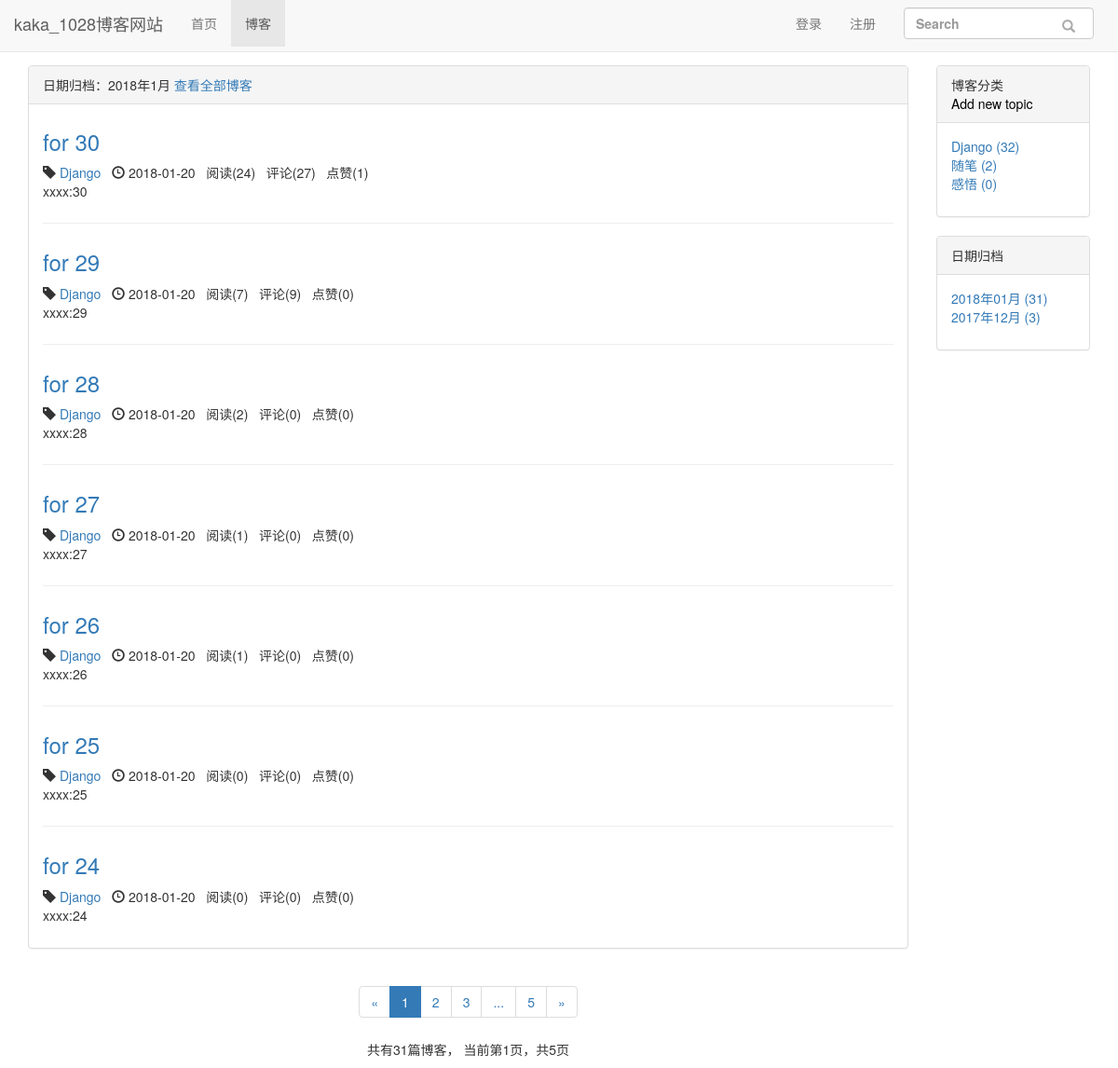
Screenshot of /blog/date/2018/1 with the database file from the repository.
### blog/models.py (models this page shows, shortened)
class Blog(models.Model, ReadNumExpandMethod):
    title = models.CharField(max_length=50)
    blog_type = models.ForeignKey(BlogType, on_delete=models.CASCADE)
    content = RichTextUploadingField()
    author = models.ForeignKey(User, on_delete=models.CASCADE)
    read_details = GenericRelation(ReadDetail)
    created_time = models.DateTimeField(auto_now_add=True)
    last_updated_time = models.DateTimeField(auto_now=True)
    class Meta:
        ordering = ['-created_time']

class BlogType(models.Model):
    type_name = models.CharField(max_length=15)
    def __str__(self):
        return self.type_name

### read_statistics/models.py (models this page shows)
class ReadNum(models.Model):
    read_num = models.IntegerField(default=0)
    content_type = models.ForeignKey(ContentType, on_delete=models.CASCADE)
    object_id = models.PositiveIntegerField()
    content_object = GenericForeignKey('content_type', 'object_id')

### likes/models.py (models this page shows)
class LikeCount(models.Model):
    content_type = models.ForeignKey(ContentType, on_delete=models.CASCADE)
    object_id = models.PositiveIntegerField()
    content_object = GenericForeignKey('content_type', 'object_id')
    liked_num = models.IntegerField(default=0)

### blog/views.py (the view)
# urls.py: path('date/<int:year>/<int:month>', views.blogs_with_date, name="blogs_with_date"),
def blogs_with_date(request, year, month):
    blogs_all_list = Blog.objects.filter(created_time__year=year, created_time__month=month)
    context = get_blog_list_common_data(request, blogs_all_list)
    context['blogs_with_date'] = '%s年%s月' % (year, month)
    return render(request, 'blog/blogs_with_date.html', context)

### comment/templatetags/comment_tags.py (called while the page is built)
@register.simple_tag
def get_comment_count(obj):
    content_type = ContentType.objects.get_for_model(obj)
    return Comment.objects.filter(content_type=content_type, object_id=obj.pk).count()

### likes/templatetags/likes_tags.py (called while the page is built)
@register.simple_tag
def get_like_count(obj):
    content_type = ContentType.objects.get_for_model(obj)
    like_count, created = LikeCount.objects.get_or_create(content_type=content_type, object_id=obj.pk)
    return like_count.liked_num

### read_statistics/models.py (called while the page is built)
    def get_read_num(self):
        try:
            ct = ContentType.objects.get_for_model(self)
            readnum = ReadNum.objects.get(content_type=ct, object_id=self.pk)
            return readnum.read_num
        except exceptions.ObjectDoesNotExist:
            return 0

### blog/templates/blog/blogs_with_date.html (shortened to what this page needs)
{% extends 'blog/blog_list.html' %}
{% block blog_list_title %}
    日期归档：{{ blogs_with_date }}
    <a href="{% url 'blog_list' %}">查看全部博客</a>
{% endblock %}

### blog/templates/blog/blog_list.html (shortened to what this page needs)
{% extends 'base.html' %}
{% block nav_blog_active %}active{% endblock %}
{% load staticfiles %}
{% load comment_tags %}
{% load likes_tags %}
{% block header_extends %}
    <link rel="stylesheet" href="{% static 'blog/blog.css' %}">
{% endblock %}
{% block content %}
    <div class="container">
        <div class="row">
            <div class="col-xs-12 col-sm-8 col-md-9 col-lg-10">
                <div class="panel panel-default">
                    <div class="panel-heading">{% block blog_list_title %}博客列表{% endblock %}
                    </div>
                    <div class="panel-body">
                        {% for blog in blogs %}
                            <div class="blog">
                                <h3><a href="{% url 'blog_detail' blog.pk %}">{{ blog.title }}</a></h3>
                                <p class="blog-info">
                                    <span class="glyphicon glyphicon-tag"></span> <a
                                        href="{% url 'blogs_with_type' blog.blog_type.pk %}">{{ blog.blog_type }}</a>&nbsp;&nbsp;
                                    <span class="glyphicon glyphicon-time"></span> {{ blog.created_time|date:"Y-m-d" }}&nbsp;&nbsp;
                                    阅读({{ blog.get_read_num }})&nbsp;&nbsp;
                                    评论({% get_comment_count blog %})&nbsp;&nbsp;
                                    点赞({% get_like_count blog %})
                                </p>
                                <p>{{ blog.content|striptags|truncatechars:120 }}</p>
                            </div>
                        {% empty %}
                            <div class="blog">
                                <h3>暂无博客，敬请期待</h3>
                            </div>
                        {% endfor %}
                    </div>
                </div>
                <div class="paginator">
                    <ul class="pagination">
                        <li>
                            {% if page_of_blogs.has_previous %}
                                <a href="?page={{ page_of_blogs.previous_page_number }}" aria-label="Previous">
                                    <span aria-hidden="true">&laquo;</span>
                                </a>
                            {% else %}
                                <span aria-hidden="true">&laquo;</span>
                            {% endif %}
                        </li>
                        {% for page_num in page_range %}
                            {% if page_num == page_of_blogs.number %}
                                <li class="active"><span>{{ page_num }}</span></li>
                            {% else %}
                                {% if page_num == '...' %}
                                    <li><span>{{ page_num }}</span></li>
                                {% else %}
                                    <li><a href="?page={{ page_num }}">{{ page_num }}</a></li>
                                {% endif %}
                            {% endif %}
                        {% endfor %}
                        <li>
                            {% if page_of_blogs.has_next %}
                                <a href="?page={{ page_of_blogs.next_page_number }}" aria-label="Next">
                                    <span aria-hidden="true">&raquo;</span>
                                </a>
                            {% else %}
                                <span aria-hidden="true">&raquo;</span>
                            {% endif %}
                        </li>
                    </ul>
                    <p>
                        共有{{ page_of_blogs.paginator.count }}篇博客，
                        当前第{{ page_of_blogs.number }}页，共{{ page_of_blogs.paginator.num_pages }}页
                    </p>
                </div>
            </div>
            <div class="hidden-xs col-sm-4 col-md-3 col-lg-2">
                <div class="panel panel-default">
                    <div class="panel-heading">博客分类
                        <div><a href="{% url 'new_blog_type' %}" style="color:#000">
                            Add new topic</a>
                        </div>
                    </div>
                    <div class="panel-body">
                        <ul class="blog-types">
                            {% for blog_type in blog_types %}
                                <li>
                                    <a href="{% url 'blogs_with_type' blog_type.pk %}">
                                        {{ blog_type.type_name }} ({{ blog_type.blog_count }})
                                    </a>
                                </li>
                            {% empty %}
                                <li>暂无分类</li>
                            {% endfor %}
                        </ul>
                    </div>
                </div>
                <div class="panel panel-default">
                    <div class="panel-heading">日期归档</div>
                    <div class="panel-body">
                        <ul>
                            {% for blog_date, blog_count in blog_dates.items %}
                                <li>
                                    <a href="{% url 'blogs_with_date' blog_date.year blog_date.month %}">
                                        {{ blog_date|date:"Y年m月" }} ({{ blog_count }})
                                    </a>
                                </li>
                            {% endfor %}
                        </ul>
                    </div>
                </div>
            </div>
        </div>
    </div>
{% endblock %}

### static/base.css (style rules this page uses)
* { margin: 0; padding: 0; }
body { margin-top: 70px!important; }
ul { list-style-type: none!important; }

### blog/static/blog/blog.css (style rules this page uses)
ul.blog-types { list-style-type: none; }
div.blog:not(:last-child) { margin-bottom: 2em; padding-bottom: 1em; border-bottom: 1px solid #eee; }
div.blog h3 { margin-top: 0.5em; }
div.blog p.blog-info { margin-bottom: 0; }
div.paginator { text-align: center; }

### rows the page displays
Blog: title "for 30", blog_type "Django", created_time "2018-01-20", get_read_num "24", id "27", id.liked_num "1", content "xxxx:30"
Blog: title "for 29", blog_type "Django", created_time "2018-01-20", get_read_num "7", id "9", id.liked_num "0", content "xxxx:29"
Blog: title "for 28", blog_type "Django", created_time "2018-01-20", get_read_num "2", id "0", id.liked_num "0", content "xxxx:28"
Blog: title "for 27", blog_type "Django", created_time "2018-01-20", get_read_num "1", id "0", id.liked_num "0", content "xxxx:27"
Blog: title "for 26", blog_type "Django", created_time "2018-01-20", get_read_num "1", id "0", id.liked_num "0", content "xxxx:26"
Blog: title "for 25", blog_type "Django", created_time "2018-01-20", get_read_num "0", id "0", id.liked_num "0", content "xxxx:25"
Blog: title "for 24", blog_type "Django", created_time "2018-01-20", get_read_num "0", id "0", id.liked_num "0", content "xxxx:24"
BlogType: type_name "Django", blog_count "32"
BlogType: type_name "随笔", blog_count "2"
BlogType: type_name "感悟", blog_count "0"

### other values shown
{{ blogs_with_date }} "2018年1月"
{{ page_num }} "1"
{{ page_num }} "2" "3" "5"
{{ page_num }} "..."
{{ page_of_blogs.paginator.count }} "31"
{{ page_of_blogs.number }} "1"
{{ page_of_blogs.paginator.num_pages }} "5"
{{ blog_date|date:"Y年m月" }} "2018年01月" "2017年12月"
{{ blog_count }} "31" "3"
